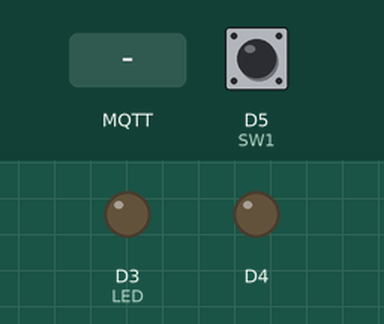
Recording of a sketch running on a simulated ESP8266 (NodeMCU). On the bench: output pins drawn as LEDs (lit = HIGH). The test bench sets the inputs (shaded band); at power-on: D5 (SW1) LOW. WiFi joins after 1.5 s; servers stay silent unless stated; random numbers use the default seed unless the sketch sets one; no MQTT or app messages arrive unless stated; what the sketch prints to the serial monitor is not drawn.

Above: at 2.7 s.
2.8 s: D5 (SW1) pulled HIGH for 0.15 s
At 2.87 s:
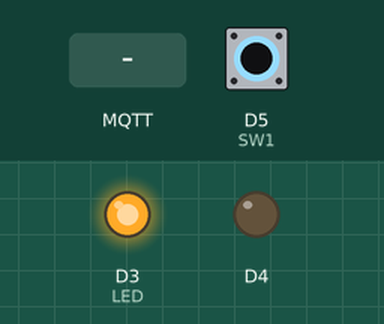
4.4 s: MQTT message "0" arrives on the first subscribed topic
At 5.5 s:
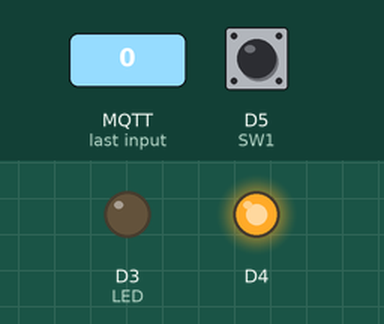
5.9 s: D5 (SW1) pulled HIGH for 1 s
At 6.6 s:
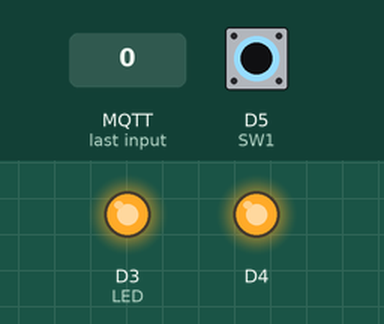
8.4 s: D5 (SW1) pulled HIGH for 3.2 s
At 12.1 s:
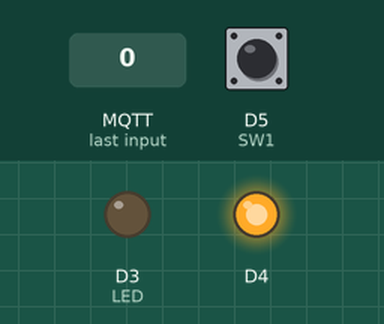
14.6 s: MQTT message "1" arrives on the first subscribed topic
At 15.6 s:
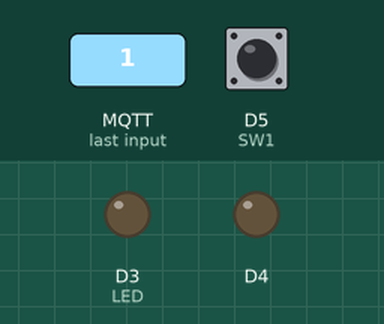
Timing chart, 0 to 17.1 s (numbered marks = the images above; inputs shaded):
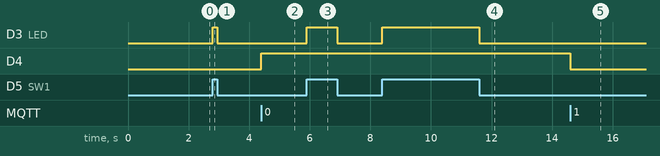

The sketch:

mqttTest.ino
```cpp
/*
 Basic ESP8266 MQTT example
 This sketch demonstrates the capabilities of the pubsub library in combination
 with the ESP8266 board/library.
 It connects to an MQTT server then:
  - publishes "hello world" to the topic "outTopic" every two seconds
  - subscribes to the topic "inTopic", printing out any messages
    it receives. NB - it assumes the received payloads are strings not binary
  - If the first character of the topic "inTopic" is an 1, switch ON the ESP Led,
    else switch it off
 It will reconnect to the server if the connection is lost using a blocking
 reconnect function. See the 'mqtt_reconnect_nonblocking' example for how to
 achieve the same result without blocking the main loop.
 To install the ESP8266 board, (using Arduino 1.6.4+):
  - Add the following 3rd party board manager under "File -> Preferences -> Additional Boards Manager URLs":
       http://arduino.esp8266.com/stable/package_esp8266com_index.json
  - Open the "Tools -> Board -> Board Manager" and click install for the ESP8266"
  - Select your ESP8266 in "Tools -> Board"
*/

#include <ESP8266WiFi.h>
#include "PubSubClient.h"

// test
#define SW1 D5
#define LED D3
bool flg = 0;

// Update these with values suitable for your network.

const char* ssid = "AIE_509_2.4G";
const char* password = "addinedu_class1";
const char* mqtt_server = "broker.mqtt-dashboard.com";
//const char* mqtt_server = "192.168.0.85";
const int mqttPort = 1883;

#define outTopic "arduino1/outTopic"
#define inTopic "inTopic"

WiFiClient espClient;
PubSubClient client(espClient);
unsigned long lastMsg = 0;
#define MSG_BUFFER_SIZE  (50)
char msg[MSG_BUFFER_SIZE];
int value = 0;

void setup_wifi() {

  delay(10);
  // We start by connecting to a WiFi network
  Serial.println();
  Serial.print("Connecting to ");
  Serial.println(ssid);

  WiFi.mode(WIFI_STA);
  WiFi.begin(ssid, password);

  while (WiFi.status() != WL_CONNECTED) {
    delay(500);
    Serial.print(".");
  }

  randomSeed(micros());

  Serial.println("");
  Serial.println("WiFi connected");
  Serial.println("IP address: ");
  Serial.println(WiFi.localIP());
}

void callback(char* topic, byte* payload, unsigned int length) {
  Serial.print("Message arrived [");
  Serial.print(topic);
  Serial.print("] ");
  for (int i = 0; i < length; i++) {
    Serial.print((char)payload[i]);
  }
  Serial.println();

  // Switch on the LED if an 1 was received as first character
  if ((char)payload[0] == '1') {
    digitalWrite(BUILTIN_LED, LOW);   // Turn the LED on (Note that LOW is the voltage level
    // but actually the LED is on; this is because
    // it is active low on the ESP-01)
  } else {
    digitalWrite(BUILTIN_LED, HIGH);  // Turn the LED off by making the voltage HIGH
  }

}

void reconnect() {
  // Loop until we're reconnected
  while (!client.connected()) {
    Serial.print("Attempting MQTT connection...");
    // Create a random client ID
    String clientId = "ESP8266Client-";
    clientId += String(random(0xffff), HEX);
    // Attempt to connect
    if (client.connect(clientId.c_str())) {
      Serial.println("connected");
      // Once connected, publish an announcement...
      client.publish(outTopic, "hello world");
      // ... and resubscribe
      client.subscribe(inTopic);
    } else {
      Serial.print("failed, rc=");
      Serial.print(client.state());
      Serial.println(" try again in 5 seconds");
      // Wait 5 seconds before retrying
      delay(5000);
    }
  }
}

void setup() {
  pinMode(BUILTIN_LED, OUTPUT);     // Initialize the BUILTIN_LED pin as an output
  Serial.begin(115200);
  setup_wifi();
  client.setServer(mqtt_server, mqttPort);
  client.setCallback(callback);

  //test
  pinMode(SW1, INPUT);
  pinMode(LED, OUTPUT);
}

void loop() {

  if (!client.connected()) {
    reconnect();
  }
  client.loop();

//  unsigned long now = millis();
//  if (now - lastMsg > 2000) {
//    lastMsg = now;
//    ++value;
//    snprintf (msg, MSG_BUFFER_SIZE, "hello world #%ld", value);
//    Serial.print("Publish message: ");
//    Serial.println(msg);
//    client.publish(outTopic, msg);
//  }

  int switchState = digitalRead(SW1);
  if (switchState == HIGH)
  {
    digitalWrite(LED, HIGH);
    if (flg == 0)
    {
      snprintf (msg, MSG_BUFFER_SIZE, "AA0102", value);
      Serial.print("Publish message: ");
      Serial.println(msg);
      client.publish(outTopic, msg);
      flg = 1;
    }
    else
    {
      //Serial.println("sw pressing");
    }
  }
  else
  {
    flg = 0;
    digitalWrite(LED, LOW);
  }
}
```

Measured:
- after the input at 2.8 s, D3 (LED): LOW → HIGH at once, → LOW 0.15 s later
- after the input at 4.4 s, D4: LOW → HIGH at once
- after the input at 5.9 s, D3 (LED): LOW → HIGH at once, → LOW 1.0 s later
- after the input at 8.4 s, D3 (LED): LOW → HIGH at once, → LOW 3.2 s later
- after the input at 14.6 s, D4: HIGH → LOW at once
